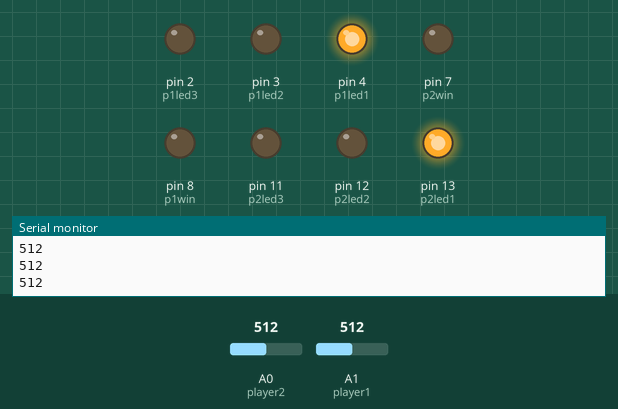
Simulated run of this sketch. Board: Arduino Uno, built with avr-gcc and run on an emulated ATmega328P. On the bench: output pins drawn as LEDs (lit = HIGH), the last lines printed to the serial monitor. The test bench sets the inputs (shaded band); at power-on: A0 (player2) = 512, A1 (player1) = 512.

Above: at 1.8 s.
1.9 s: A0 (player2) set to 418
3.4 s: A0 (player2) set to 389
At 4.3 s:
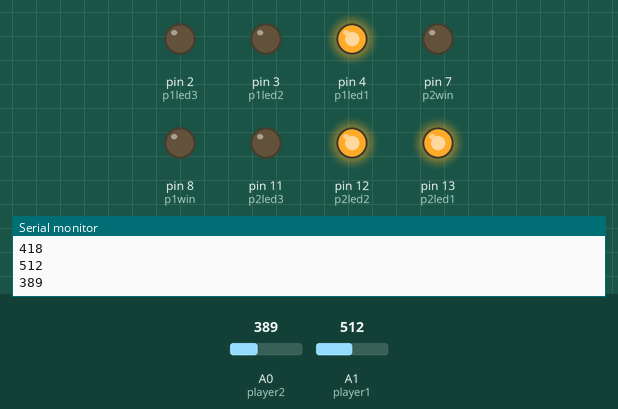
5.5 s: A1 (player1) set to 414
7.2 s: A1 (player1) set to 383
At 8.6 s:
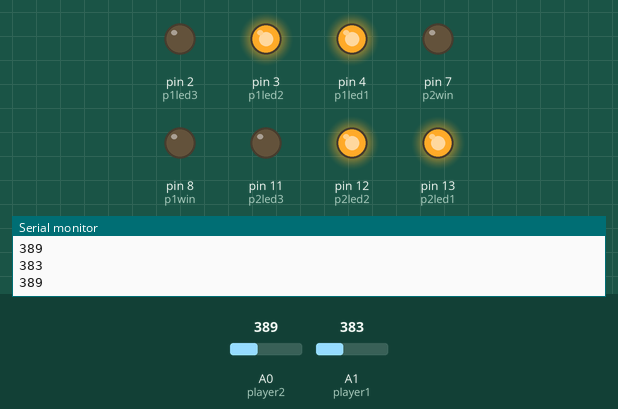
9.5 s: A1 (player1) set to 208
11.2 s: A1 (player1) set to 181
At 13.7 s:
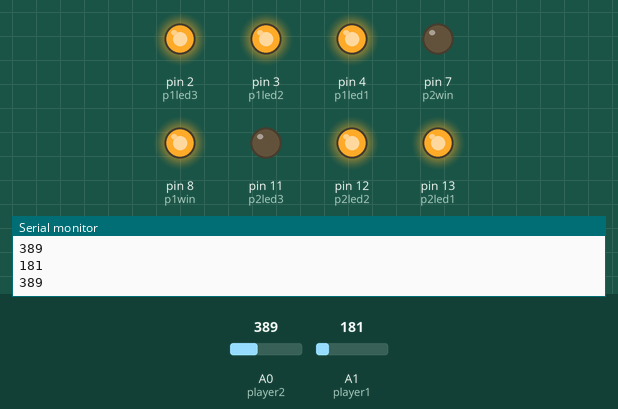
At 14.5 s:
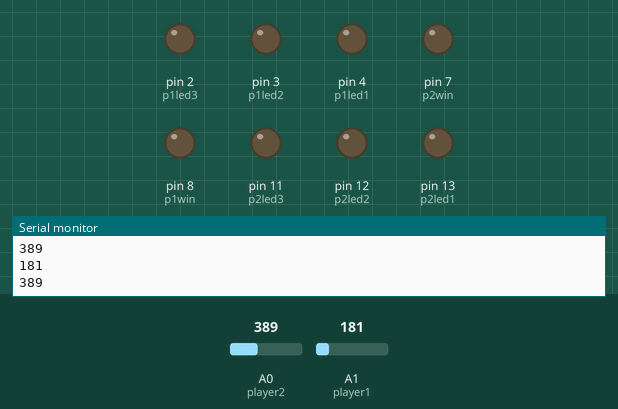
Timing chart, 0 to 16.0 s (numbered marks = the images above; inputs shaded):
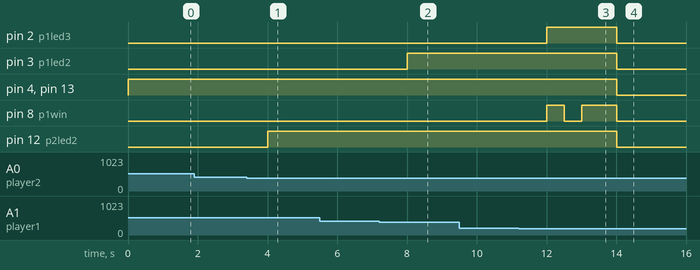

The sketch:

analogio.ino
```cpp
//Youtube: https://youtu.be/qkVyFkBQQu0
//EXPOSE YOUR ENEMY
//The game objective is to light up all three lights of the enemy (on the other side of the breadboard) by covering the photoresistors.
//The player who lights up all three first win.
const int p1led1 = 4;
const int p1led2 = 3;
const int p1led3 = 2;
const int p1win = 8;

const int p2led1 = 13;
const int p2led2 = 12;
const int p2led3 = 11;
const int p2win = 7;

const int player1 = A1;
const int player2 = A0;

int p1led1State = LOW;
int p1led2State = LOW;
int p2led1State = LOW;
int p2led2State = LOW;

const long interval = 500;
bool win1 = false;
bool win2 = false;
void setup() {
  Serial.begin(9600);
  pinMode(p1led1, OUTPUT);
  pinMode(p1led2, OUTPUT);
  pinMode(p1led3, OUTPUT);
  pinMode(p1win, OUTPUT);

  pinMode(p2led1, OUTPUT);
  pinMode(p2led2, OUTPUT);
  pinMode(p2led3, OUTPUT);
  pinMode(p2win, OUTPUT);

  pinMode(player1, INPUT);
  pinMode(player2, INPUT);

}

void loop() {
  int player1Status = analogRead(player1);
  int player2Status = analogRead(player2);

  Serial.println(player1Status);
  Serial.println(player2Status);

  if(player1Status < 600 && player1Status > 400){
      digitalWrite(p1led1, HIGH);
      p1led1State = HIGH;
  }
  else if(player1Status < 400 && player1Status > 200 && p1led1State == HIGH){
      digitalWrite(p1led2, HIGH);
      p1led2State = HIGH;
  }
  else if(player1Status < 200 && player1Status > 0 && p1led2State == HIGH){
      digitalWrite(p1led3, HIGH);
      win1 = true;
  }
  if(player2Status < 600 && player2Status > 400){
      digitalWrite(p2led1, HIGH);
      p2led1State = HIGH;
  }
  else if(player2Status < 400 && player2Status > 200 && p2led1State == HIGH){
      digitalWrite(p2led2, HIGH);
      p2led2State = HIGH;
  }
  else if(player2Status < 200 && player2Status > 0 && p2led2State == HIGH){
      digitalWrite(p2led3, HIGH);
      win2 = true;
  }


  if(win1 == true || win2 == true){
    if(win1 == true){
      digitalWrite(p1win, HIGH);
      delay(500);
      digitalWrite(p1win, LOW);
      delay(500);
      digitalWrite(p1win, HIGH);
      delay(1000);
      restart();
    }
    else{
      digitalWrite(p2win, HIGH);
      delay(500);
      digitalWrite(p2win, LOW);
      delay(500);
      digitalWrite(p2win, HIGH);
      delay(1000);
      restart();
    }
  }

 delay(1000);
}
void restart(){
  win1 = false;
  win2 = false;
  p1led1State = LOW;
  p1led2State = LOW;
  p2led1State = LOW;
  p2led2State = LOW;
  digitalWrite(p1led1, LOW);
  digitalWrite(p1led2, LOW);
  digitalWrite(p1led3, LOW);
  digitalWrite(p1win, LOW);
  digitalWrite(p2led1, LOW);
  digitalWrite(p2led2, LOW);
  digitalWrite(p2led3, LOW);
  digitalWrite(p2win, LOW);
}
```

Measured:
- the behaviour switches between 400 and 399 on A0 (player2) (found by bisection; images 0 and 1)
- the behaviour switches between 400 and 399 on A1 (player1) (found by bisection; images 1 and 2)
- the behaviour switches between 200 and 199 on A1 (player1) (found by bisection; images 2 and 3)
- after the input at 3.4 s, pin 12 (p2led2): LOW → HIGH after 0.60 s
- after the input at 7.2 s, pin 3 (p1led2): LOW → HIGH after 0.81 s
- after the input at 11.2 s, pin 2 (p1led3): LOW → HIGH after 0.81 s, → LOW 2.0 s later; pin 3 (p1led2), pin 4 (p1led1), pin 12 (p2led2), pin 13 (p2led1): HIGH → LOW after 2.8 s; pin 8 (p1win): LOW → HIGH after 0.81 s, → LOW 0.50 s later, → HIGH 0.50 s later, → LOW 1.0 s later
